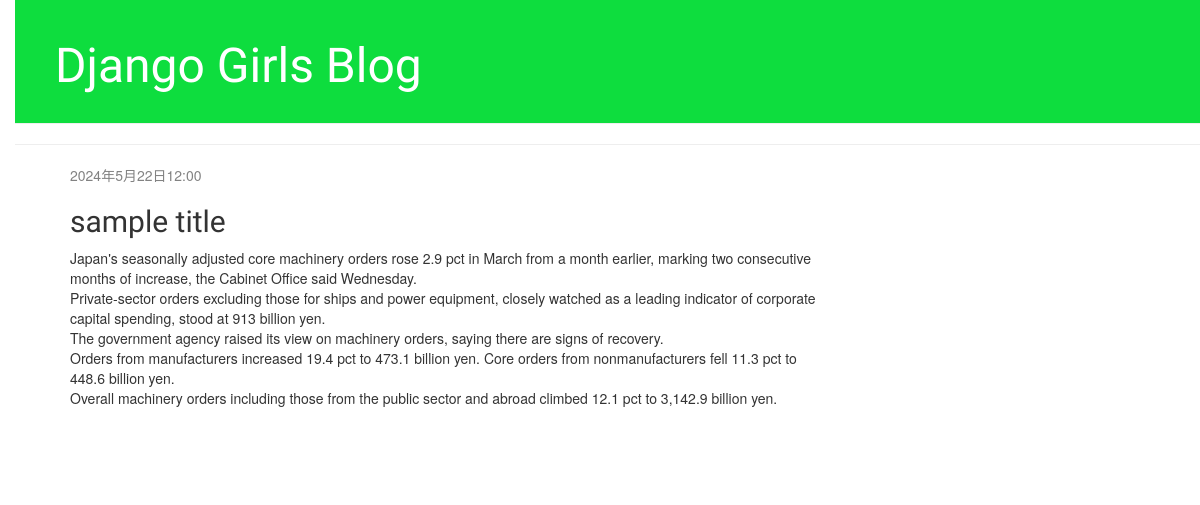
The app's page /post/1/ with its own data.
### blog/models.py (models this page shows, shortened)
class Post(models.Model):
    author = models.ForeignKey(settings.AUTH_USER_MODEL, on_delete=models.CASCADE)
    title = models.CharField(max_length=200)
    text = models.TextField()
    created_date = models.DateTimeField(default=timezone.now)
    published_date = models.DateTimeField(blank=True, null=True)

### blog/views.py (the view)
# urls.py: path("post/<int:pk>/", views.post_detail, name="post_detail"),
def post_detail(request, pk):
    post = get_object_or_404(Post, pk=pk)
    return render(request, "blog/post_detail.html", {'post': post})

### blog/templates/blog/post_detail.html (shortened to what this page needs)
{% extends "blog/base.html" %}
{% block  content %}
    <div class = "post">
        {% if post.published_date %}
            <div class = "date">
                {{ post.published_date}}
            </div>
            {% endif %}
            <h2>{{ post.title }}</h2>
            <p>{{ post.text|linebreaksbr}}</p>
    </div>
{% endblock  %}

### blog/static/css/blog.css (style rules this page uses)
body { padding-left: 15px; }
h1, h2, h3, h4 { font-family: "DotGothic16", sans-serif, cursive; }
.date { color: #828282; }
.post { margin-bottom: 70px; }

### records on screen
Post: published_date "2024年5月22日12:00", title "sample title", text "Japan's seasonally adjusted core machinery orders rose 2.9 pct in March from a month earlier, marking two consecutive months of increase, the Cabinet Office said Wednesday. Private-sector orders excluding those for ships and power equipment, closely watched as a leading indicator of corporate capital spending, stood at 913 billion yen. The government agency raised its view on machinery orders, saying there are signs of recovery. Orders from manufacturers increased 19.4 pct to 473.1 billion yen. Core orders from nonmanufacturers fell 11.3 pct to 448.6 billion yen. Overall machinery orders including those from the public sector and abroad climbed 12.1 pct to 3,142.9 billion yen."
